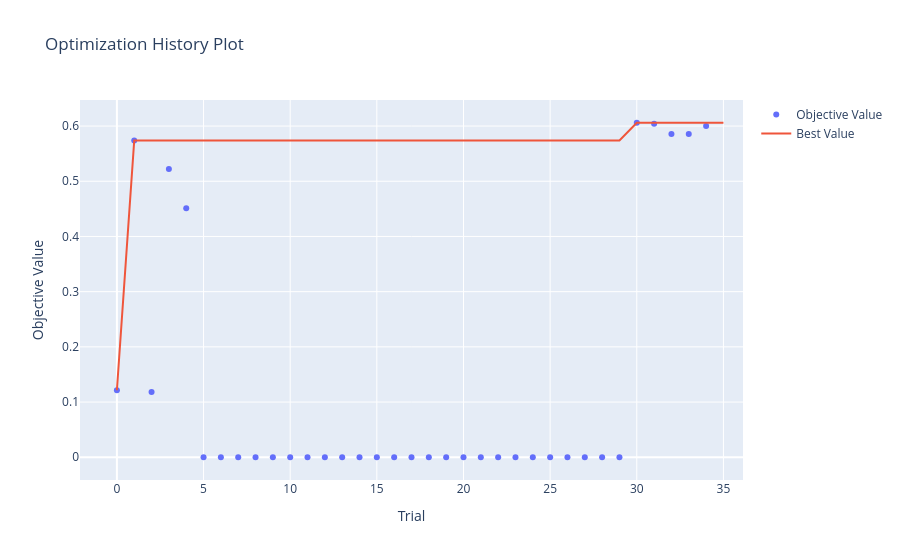

Here is the notebook cell this chart was saved with:
### Code cell
plot_optimization_history(study)

### Figure 1 — Plotly figure (JSON) as saved in the notebook; plotly's stock layout.template omitted (floating-point values rounded to 4 significant figures)
{"data": [{"mode": "markers", "name": "Objective Value", "type": "scatter", "x": [0, 1, 2, 3, 4, 5, 6, 7, 8, 9, 10, 11, 12, 13, 14, 15, 16, 17, 18, 19, 20, 21, 22, 23, 24, 25, 26, 27, 28, 29, 30, 31, 32, 33, 34], "y": [0.1213, 0.574, 0.1184, 0.5223, 0.4513, 0, 0, 0, 0, 0, 0, 0, 0, 0, 0, 0, 0, 0, 0, 0, 0, 0, 0, 0, 0, 0, 0, 0, 0, 0, 0.606, 0.6043, 0.5856, 0.5855, 0.6001]}, {"mode": "lines", "name": "Best Value", "type": "scatter", "x": [0, 1, 2, 3, 4, 5, 6, 7, 8, 9, 10, 11, 12, 13, 14, 15, 16, 17, 18, 19, 20, 21, 22, 23, 24, 25, 26, 27, 28, 29, 30, 31, 32, 33, 34, 35], "y": [0.1213, 0.574, 0.574, 0.574, 0.574, 0.574, 0.574, 0.574, 0.574, 0.574, 0.574, 0.574, 0.574, 0.574, 0.574, 0.574, 0.574, 0.574, 0.574, 0.574, 0.574, 0.574, 0.574, 0.574, 0.574, 0.574, 0.574, 0.574, 0.574, 0.574, 0.606, 0.606, 0.606, 0.606, 0.606, 0.606]}, {"marker": {"color": "#cccccc"}, "mode": "markers", "name": "Infeasible Trial", "showlegend": false, "type": "scatter", "x": [], "y": []}], "layout": {"autosize": true, "title": {"text": "Optimization History Plot"}, "xaxis": {"autorange": true, "range": [-2.012, 36.01], "title": {"text": "Trial"}, "type": "linear"}, "yaxis": {"autorange": true, "range": [-0.05001, 0.656], "title": {"text": "Objective Value"}, "type": "linear"}}}
